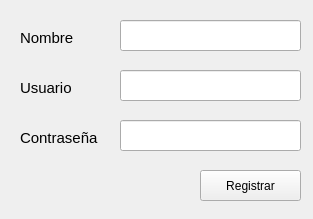
<?xml version="1.0" encoding="UTF-8"?>
<ui version="4.0">
 <class>MainWindow</class>
 <widget class="QMainWindow" name="MainWindow">
  <property name="geometry">
   <rect>
    <x>0</x>
    <y>0</y>
    <width>313</width>
    <height>219</height>
   </rect>
  </property>
  <property name="windowTitle">
   <string>Registro</string>
  </property>
  <widget class="QWidget" name="centralwidget">
   <widget class="QPushButton" name="btn_registrar">
    <property name="geometry">
     <rect>
      <x>200</x>
      <y>170</y>
      <width>101</width>
      <height>31</height>
     </rect>
    </property>
    <property name="text">
     <string>Registrar</string>
    </property>
   </widget>
   <widget class="QLabel" name="label">
    <property name="geometry">
     <rect>
      <x>20</x>
      <y>30</y>
      <width>61</width>
      <height>16</height>
     </rect>
    </property>
    <property name="font">
     <font>
      <pointsize>11</pointsize>
     </font>
    </property>
    <property name="text">
     <string>Nombre</string>
    </property>
   </widget>
   <widget class="QLabel" name="label_2">
    <property name="geometry">
     <rect>
      <x>20</x>
      <y>80</y>
      <width>81</width>
      <height>16</height>
     </rect>
    </property>
    <property name="font">
     <font>
      <pointsize>11</pointsize>
     </font>
    </property>
    <property name="text">
     <string>Usuario</string>
    </property>
   </widget>
   <widget class="QLineEdit" name="txt_nom">
    <property name="geometry">
     <rect>
      <x>120</x>
      <y>20</y>
      <width>181</width>
      <height>31</height>
     </rect>
    </property>
   </widget>
   <widget class="QLineEdit" name="txt_user">
    <property name="geometry">
     <rect>
      <x>120</x>
      <y>70</y>
      <width>181</width>
      <height>31</height>
     </rect>
    </property>
   </widget>
   <widget class="QLineEdit" name="txt_pass_r">
    <property name="geometry">
     <rect>
      <x>120</x>
      <y>120</y>
      <width>181</width>
      <height>31</height>
     </rect>
    </property>
   </widget>
   <widget class="QLabel" name="label_3">
    <property name="geometry">
     <rect>
      <x>20</x>
      <y>130</y>
      <width>81</width>
      <height>16</height>
     </rect>
    </property>
    <property name="font">
     <font>
      <pointsize>11</pointsize>
     </font>
    </property>
    <property name="text">
     <string>Contraseña</string>
    </property>
   </widget>
  </widget>
 </widget>
 <resources/>
 <connections/>
</ui>
